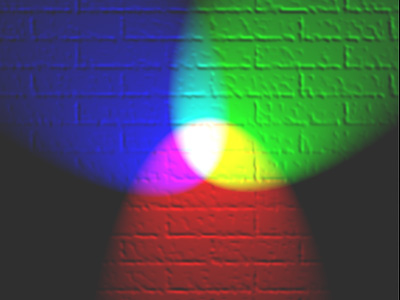
#> input picture project2/Project_2_Digital Image Channel Seperation Challenge/RGB_illumination.jpg, 400 x 300 px
$ jupyter execute --allow-errors UREKA_GTP_Computer_Vision_Foundation.ipynb   (shell and % lines are left out)
#> lines starting #> are read from the running program, lines starting #| are printed output that depends on the picture
[cell 1]
# Import libraries
import cv2
import numpy as np
import os
import matplotlib.pyplot as plt

[cell 2]
import matplotlib
matplotlib.rcParams['figure.figsize'] = (6.0, 6.0)
matplotlib.rcParams['image.cmap'] = 'gray'

OpenCV allows reading different types of images (JPG, PNG, etc). You can load grayscale images
colour images or you can also load images with Alpha channel\
It uses the imread function as follows:

Let us load this image and discuss further

[cell 3]
imagePath = "number_zero.jpg"

# Read image in Grayscale format
testImage = cv2.imread(imagePath,0)
print(testImage)
#| None

cv2.IMREAD_GRAYSCALE or 0: Loads image in grayscale mode\
cv2.IMREAD_COLOR or 1: Loads a color image. Any transparency of image will be neglected. It is the default flag.
cv2.IMREAD_UNCHANGED or -1: Loads image as such including alpha channel.\

[cell 4]
imagePath = "Pycharm.jpg"

[cell 5]
# Read image in Grayscale format
testImage = cv2.imread(imagePath,0)
#> (the rest of this cell did not finish here and is left out)

[cell 6]
# Read image in Color format
testImage = cv2.imread(imagePath,1)
#> (the rest of this cell did not finish here and is left out)

[cell 7]
# Read image with alpha channel
testImage = cv2.imread(imagePath,-1)
#> (the rest of this cell did not finish here and is left out)

[cell 8]
imagePath = "RGB_illumination.jpg"
# Read RGB Image
testImage = cv2.imread(imagePath)
#> testImage is the input picture: shape (300, 400, 3); mean B, G, R 81.4, 84.6, 74.3
plt.subplot(121);plt.imshow(testImage);plt.title("Incorrect Image Loading");
plt.subplot(122);plt.imshow(testImage[:,:,::-1]);plt.title("Matplotlib Loading");
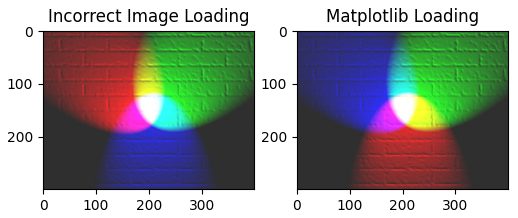
#> figure drawn by matplotlib, 2 panels; B, G, R data is drawn as R, G, B

[cell 9]
# Show the channels
plt.figure(figsize=[20,5])

plt.subplot(141);plt.imshow(testImage[:,:,0]);plt.title("Blue Channel");
plt.subplot(142);plt.imshow(testImage[:,:,1]);plt.title("Green Channel");
plt.subplot(143);plt.imshow(testImage[:,:,2]);plt.title("Red Channel");
# Show the merged output
plt.subplot(144);plt.imshow(testImage[:,:,::-1]);plt.title("Merged Output");
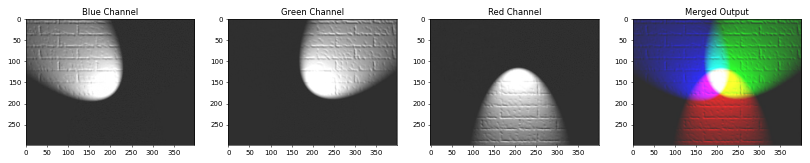
#> figure drawn by matplotlib, 4 panels

$ run again, with project8/test1.jpg copied over project2/Project_2_Digital Image Channel Seperation Challenge/RGB_illumination.jpg
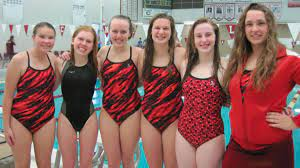
#> input picture project8/test1.jpg, 300 x 168 px
#| None
#> testImage is the input picture: shape (168, 300, 3); mean B, G, R 99, 104.1, 143.2
#> `[cell 8] imagePath = "RGB_illumination.jpg" # Read RGB Image testImage..`:
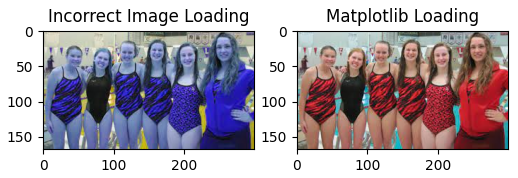
#> figure drawn by matplotlib, 2 panels; B, G, R data is drawn as R, G, B
#> `[cell 9] # Show the channels plt.figure(figsize=[20,5])  plt.subplot(1..`:
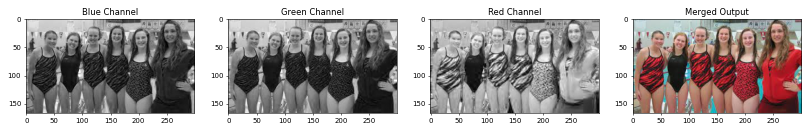
#> figure drawn by matplotlib, 4 panels
